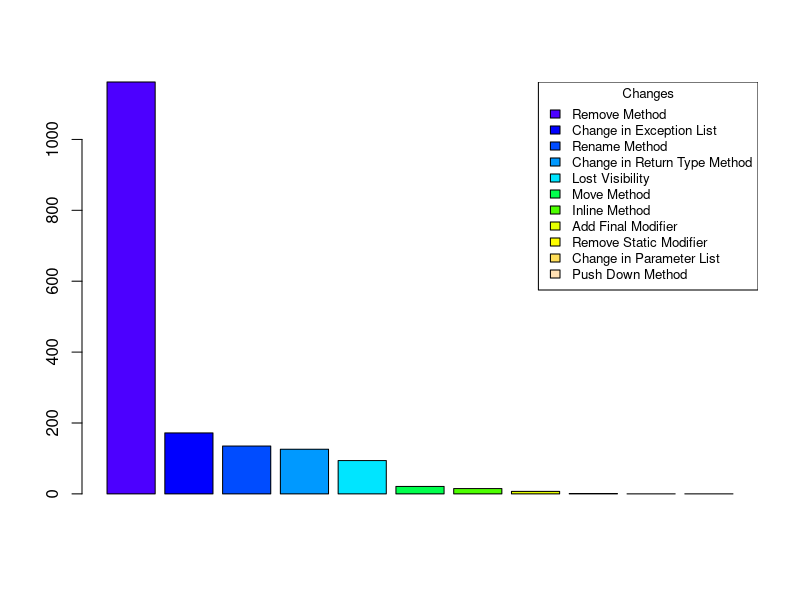

Generate this figure with R:
## ---- chunk 1
knitr::opts_chunk$set(echo = TRUE, fig.path = "images/")
library(reshape2)
library(sqldf)
setwd(".")
## ---- chunk 2
bc <- read.csv("bc.csv", head=T, sep=";")
bc <- melt(bc, id.vars=c("Change"), variable.name="Release", value.name="Total")
colnames(bc)
## ---- chunk 3
bcc <- sqldf("select Change, sum(Total) as Total from bc group by Change")
bcc <- bcc[order(-bcc$Total), ]
barplot(bcc$Total, col=topo.colors(11))
legend("topright", title="Changes", fill=topo.colors(11), legend=bcc$Change, cex = 0.8)
